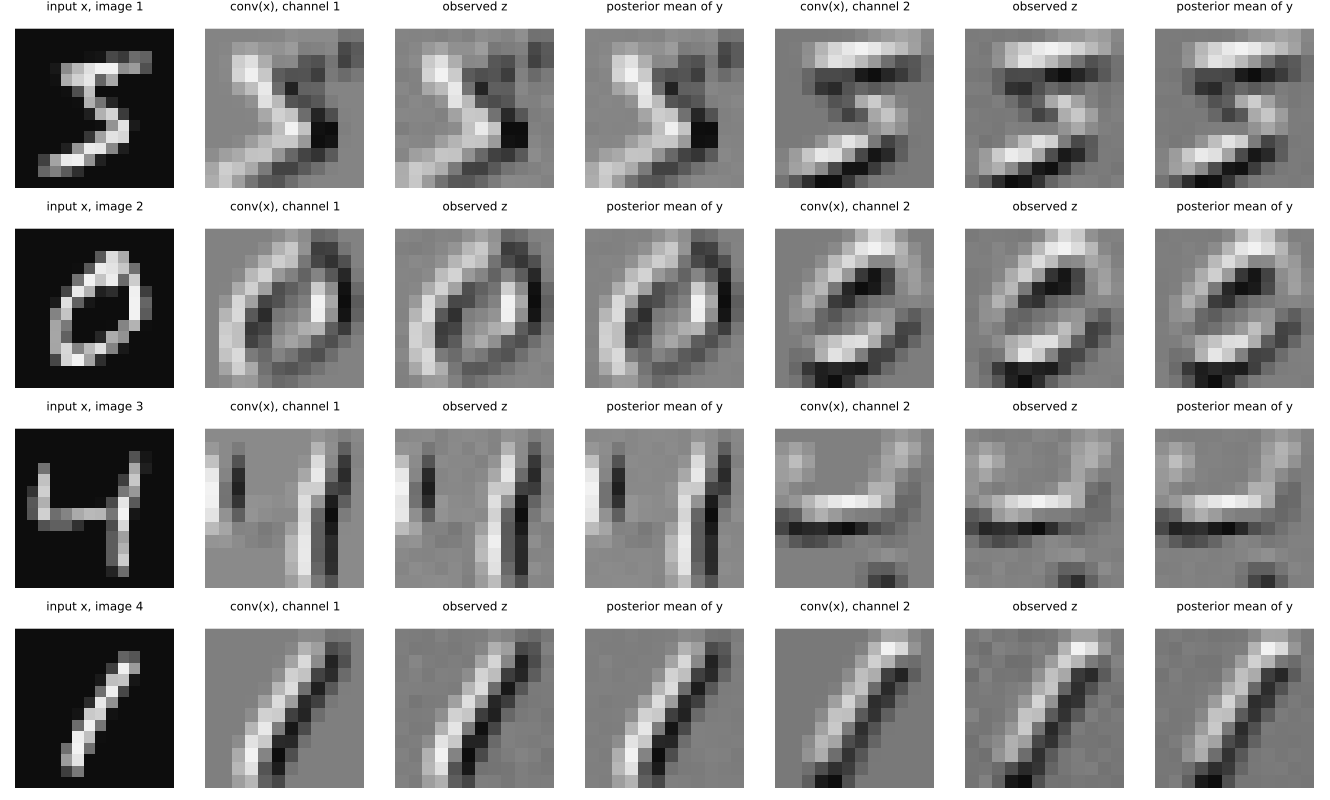

The script that saved this image:
# Learn a convolution kernel from a batch of images with RxInfer.
# Run with: julia -O0 --project=integration integration/conv2d_mnist.jl [size] [batch] [C_out] [picture.png]
# `size` is the image side: 28 for MNIST as is, 14 or 7 for average-pooled MNIST, and any
# other value for random images of that side.
using RxInfer, ContinuousTransitionMessagePassingRules, LinearAlgebra, Random
import Plots

function images(side, batch, rng)
    side in (7, 14, 28) || return [rand(rng, side, side, 1) for _ in 1:batch]
    MNIST = Base.require(Main, :MLDatasets).MNIST
    data = Base.invokelatest(() -> Float64.(MNIST(split = :train).features[:, :, 1:batch]))
    f = 28 ÷ side
    pool(img) = [sum(img[((i - 1) * f + 1):(i * f), ((j - 1) * f + 1):(j * f)]) / f^2 for i in 1:side, j in 1:side, _ in 1:1]
    # MLDatasets stores MNIST as width × height: transpose to see upright digits.
    return [pool(permutedims(data[:, :, b])) for b in 1:batch]
end

# The reference convolution, written without the node's index tables.
function convolve(image, A, kernel)
    H, W, _ = size(image)
    out = zeros(H - kernel[1] + 1, W - kernel[2] + 1, size(A, 1))
    for o2 in axes(out, 2), o1 in axes(out, 1)
        out[o1, o2, :] = A * vec(image[o1:(o1 + kernel[1] - 1), o2:(o2 + kernel[2] - 1), :])
    end
    return out
end

@model function conv2d_batch(x, z, insize, cout, kernel, batch, noise)
    local y
    template = Conv2dVMP(insize, cout, kernel)
    ny, nx, d = template.ny, template.nx, template.n * template.m
    a ~ MvNormalMeanCovariance(zeros(d), Matrix(10.0I, d, d))
    W ~ Wishart(cout + 2, Matrix(1.0I, cout, cout))
    for b in 1:batch
        ys, xs = ((b - 1) * ny + 1):(b * ny), ((b - 1) * nx + 1):(b * nx)
        y[ys] ~ Conv2dCT(x = x[xs], a = a, W = W) where {
            algorithm = Conv2dVMP(insize, cout, kernel), # A fresh cache for every image.
        }
    end
    for i in 1:(batch * ny)
        z[i] ~ NormalMeanVariance(y[i], noise)
    end
end

# One row per image: the input, then for every output channel the exact convolution, the
# noisy observation z and the posterior mean of the node's y ports.
function picture(path, batch_images, outputs, observed, inferred)
    rows, cout = min(length(batch_images), 4), size(first(outputs), 3)
    panel(data, title) = Plots.heatmap(
        data; yflip = true, aspect_ratio = :equal, color = :grays, axis = false, ticks = false,
        colorbar = false, title = title, titlefontsize = 8,
    )
    panels = []
    for b in 1:rows
        push!(panels, panel(batch_images[b][:, :, 1], "input x, image $b"))
        for c in 1:cout
            push!(panels, panel(outputs[b][:, :, c], "conv(x), channel $c"))
            push!(panels, panel(observed[b][:, :, c], "observed z"))
            push!(panels, panel(inferred[b][:, :, c], "posterior mean of y"))
        end
    end
    columns = 1 + 3 * cout
    Plots.savefig(Plots.plot(panels...; layout = (rows, columns), size = (190 * columns, 200 * rows)), path)
    return path
end

function main(side = 4, batch = 2, cout = 1, path = nothing; kernel = (3, 3), noise = 0.01, iterations = 15)
    rng = MersenneTwister(7)
    batch_images = images(side, batch, rng)
    insize = size(first(batch_images))
    d = cout * prod(kernel) * insize[3]
    A = randn(rng, cout, d ÷ cout)
    if kernel == (3, 3) && insize[3] == 1
        # Recognisable filters for the first channels: horizontal and vertical edges.
        sobel = [-1.0 0.0 1.0; -2.0 0.0 2.0; -1.0 0.0 1.0]
        A[1, :] = vec(sobel)
        cout >= 2 && (A[2, :] = vec(sobel'))
    end
    outputs = [convolve(img, A, kernel) for img in batch_images]
    x = reduce(vcat, vec.(batch_images))
    z = reduce(vcat, vec.(outputs)) .+ sqrt(noise) .* randn(rng, sum(length, outputs))
    constraints = @constraints begin
        q(y, a, W) = q(y)q(a)q(W)
    end
    init = @initialization begin
        q(a) = MvNormalMeanCovariance(zeros(d), Matrix(10.0I, d, d))
        q(W) = Wishart(cout + 2, Matrix(1.0I, cout, cout))
    end
    println("image ", insize, ", batch ", batch, ", ", cout, " output channels: ", length(x) ÷ batch, " input and ", length(z) ÷ batch, " output ports per node")
    elapsed = @elapsed result = infer(
        model = conv2d_batch(insize = insize, cout = cout, kernel = kernel, batch = batch, noise = noise),
        data = (x = x, z = z), constraints = constraints, initialization = init,
        iterations = iterations, free_energy = true, returnvars = (a = KeepLast(), W = KeepLast(), y = KeepLast()),
    )
    estimate = reshape(mean(result.posteriors[:a]), cout, :)
    err = maximum(abs, estimate .- A)
    println("inference took ", round(elapsed; digits = 1), " s; free energy ", round.(result.free_energy; digits = 2))
    println("largest kernel error ", round(err; sigdigits = 3), " (kernel entries up to ", round(maximum(abs, A); digits = 2), ")")
    if path !== nothing
        shape = size(first(outputs))
        split(v) = [reshape(v[((b - 1) * prod(shape) + 1):(b * prod(shape))], shape) for b in 1:batch]
        println("picture saved to ", picture(path, batch_images, outputs, split(z), split(mean.(result.posteriors[:y]))))
    end
    @assert all(isfinite, result.free_energy)
    # Small rises after convergence are tolerated; see the note in the documentation.
    @assert maximum(diff(result.free_energy)) <= 0.01 * (result.free_energy[1] - minimum(result.free_energy))
    @assert err < 0.1
    return result
end

if abspath(PROGRAM_FILE) == @__FILE__
    main(parse.(Int, ARGS[1:min(3, end)])..., ARGS[4:end]...)
end
